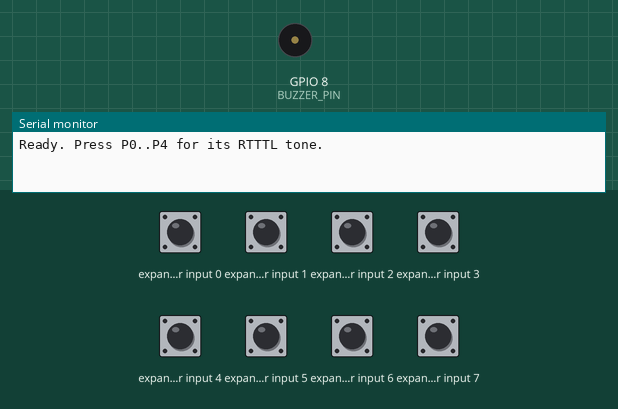
Simulated run of this sketch. Board: ESP32-S3. Parts: buzzer (waves = sounding), the last lines printed to the serial monitor. Wiring (inferred from the names in the program): PCF8574 port expander at I2C address 0x20. Inputs (shaded band) come from the test bench; at power-on: expander input 0–7 HIGH.

Above: at 1.2 s.
1.3 s: expander input 2 pulled LOW for 0.15 s
At 1.6 s:
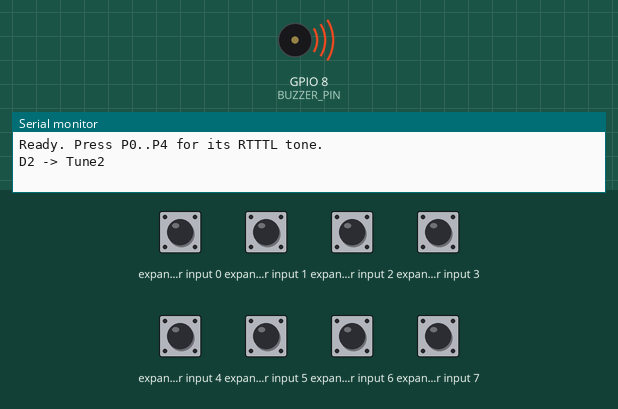
4.4 s: expander input 0 pulled LOW for 0.15 s
At 5.4 s:
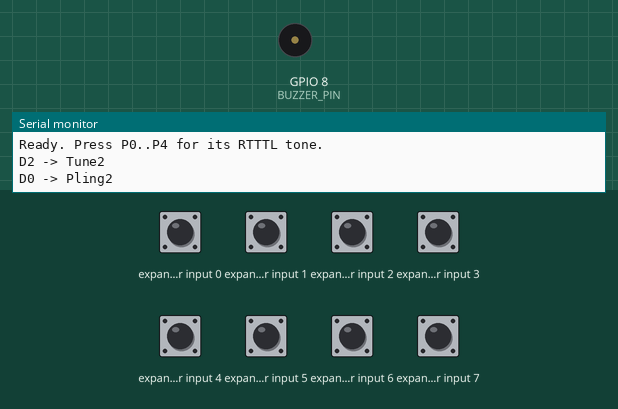
6.0 s: expander input 3 pulled LOW for 0.15 s
At 7.2 s:
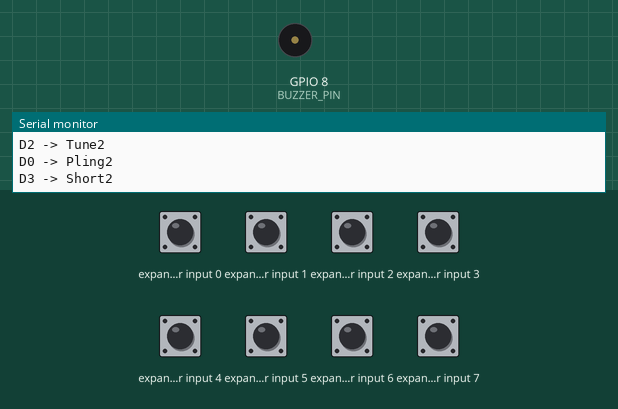
7.6 s: expander input 2 pulled LOW for 1 s
At 11.3 s:
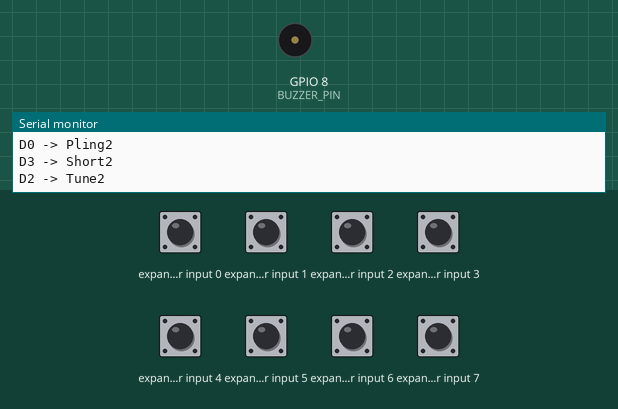
Timing chart, 0 to 12.4 s (numbered marks = the images above; inputs shaded):
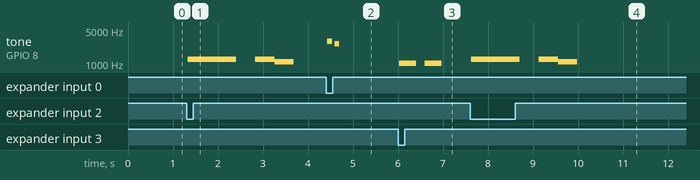

Measured:
- after the input at 1.3 s, tone on GPIO 8 (BUZZER_PIN): plays 1245 Hz for 1.1 s, 1245 Hz for 0.43 s, 1109 Hz for 0.43 s, starting at once
- after the input at 4.4 s, tone on GPIO 8 (BUZZER_PIN): silent → 2960 Hz at once, → silent 0.11 s later, → 2637 Hz 0.05 s later, → silent 0.11 s later
- after the input at 6.0 s, tone on GPIO 8 (BUZZER_PIN): alternates 1047 Hz for 0.38 s and silent for 0.19 s, starting at once
- after the input at 7.6 s, tone on GPIO 8 (BUZZER_PIN): plays 1245 Hz for 1.1 s, 1245 Hz for 0.43 s, 1109 Hz for 0.43 s, starting at once

The sketch:

TestAll.ino
```cpp
#include <Wire.h>
#include <ctype.h>
#include <math.h>

// ========= ضبط الـ I2C =========
#define SDA_PIN 11
#define SCL_PIN 12
#define PCF_ADDR 0x20   // غيّره إلى 0x21..0x27 حسب A0..A2. ولو كان PCF8574A استخدم 0x38..0x3F

// ========= إعداد الأزرار على PCF =========
// نستخدم P0..P4 (D0..D4) كمدخلات مع سحب لأعلى داخلي (active-low)
const uint8_t BTN_COUNT = 5;
const uint8_t BTN_BITS[BTN_COUNT] = {0,1,2,3,4};  // P0..P4
const uint16_t DEBOUNCE_MS = 30;

// حالة الاستقرار لكل زر
bool stableBit[8];        // 1 = مرفوع (غير مضغوط)، 0 = منخفض (مضغوط)
bool lastRawBit[8];       // آخر قراءة خام
uint32_t lastChangeAt[8]; // آخر لحظة تغيّر فيها الخام

// ========= إعداد البازر (LEDC على ESP32) =========
#define BUZZER_PIN 8
#define LEDC_CH    0
#define LEDC_RES   10  // 10-bit

// ========= أدوات PCF8574 =========
void pcfWrite(uint8_t value) {
  Wire.beginTransmission(PCF_ADDR);
  Wire.write(value);
  Wire.endTransmission();
}

uint8_t pcfRead() {
  Wire.requestFrom(PCF_ADDR, (uint8_t)1);
  if (Wire.available()) return Wire.read();
  return 0xFF;
}

// ========= تشغيل نغمة/سكتة =========
void playTone(int freq, int ms) {
  if (freq <= 0) {
    ledcWriteTone(LEDC_CH, 0);
    delay(ms);
    return;
  }
  ledcWriteTone(LEDC_CH, freq);
  delay(ms);
  ledcWriteTone(LEDC_CH, 0);
}

// ========= أدوات RTTTL =========
int noteIndexFromChar(char c) {
  switch (c) {
    case 'c': return 0; case 'd': return 2; case 'e': return 4;
    case 'f': return 5; case 'g': return 7; case 'a': return 9;
    case 'b': return 11; default: return -1;
  }
}

double freqFromNote(int baseIndex, bool sharp, int octave) {
  int idx = baseIndex + (sharp ? 1 : 0);
  int midi = (octave + 1) * 12 + idx;     // C-1 = 0
  double semitones = midi - 69;           // A4=69
  return 440.0 * pow(2.0, semitones / 12.0);
}

void playRTTTL(const char* s) {
  // تخطي الاسم
  while (*s && *s != ':') s++;
  if (*s == ':') s++;

  // قراءة d,o,b الافتراضية
  int defDur = 4, defOct = 6, bpm = 63;
  while (*s && *s != ':') {
    if (*s == 'd' && *(s+1) == '=') {
      s += 2; defDur = 0; while (*s >= '0' && *s <= '9') { defDur = defDur*10 + (*s - '0'); s++; }
    } else if (*s == 'o' && *(s+1) == '=') {
      s += 2; defOct = 0; while (*s >= '0' && *s <= '9') { defOct = defOct*10 + (*s - '0'); s++; }
    } else if (*s == 'b' && *(s+1) == '=') {
      s += 2; bpm = 0; while (*s >= '0' && *s <= '9') { bpm = bpm*10 + (*s - '0'); s++; }
    } else { s++; }
  }
  if (*s == ':') s++;

  long wholenote = (long)(240000.0 / bpm); // ms للنوته الكاملة

  while (*s) {
    // 1) مدة مخصصة؟
    int duration = 0;
    while (*s >= '0' && *s <= '9') { duration = duration*10 + (*s - '0'); s++; }
    if (duration == 0) duration = defDur;

    // 2) نغمة أم سكتة؟
    bool pause = false;
    char n = tolower(*s);
    if (n == 'p') { pause = true; s++; }
    int baseIdx = -1; bool sharp = false;
    if (!pause) {
      baseIdx = noteIndexFromChar(n);
      s++;
      if (*s == '#') { sharp = true; s++; }
    }

    // 3) نقطة (ممدودة)؟
    bool dotted = false;
    if (*s == '.') { dotted = true; s++; }

    // 4) أوكتاف؟
    int octave = defOct;
    if (*s >= '0' && *s <= '9') { octave = *s - '0'; s++; }

    int noteDuration = wholenote / duration;
    if (dotted) noteDuration += noteDuration / 2;

    if (pause || baseIdx < 0) {
      playTone(0, noteDuration);
    } else {
      int f = (int) round(freqFromNote(baseIdx, sharp, octave));
      playTone(f, noteDuration);
    }
    while (*s == ',' || *s == ' ') s++;
  }
}

// ========= دوال الاستجابة لكل زر =========
// P0 -> Pling2
void onBtn0() {
  Serial.println("D0 -> Pling2");

  playRTTTL("Pling2:d=16,o=7,b=140:f#7,32p,e7");
}
// P1 -> Pling
void onBtn1() {
  Serial.println("D1 -> Pling");
  playRTTTL("Pling:d=16,o=6,b=140:e6,32p,d6");
}
// P2 -> Tune2
void onBtn2() {
  Serial.println("D2 -> Tune2");
  playRTTTL("Tune2:d=4,o=6,b=140:d#,8d#,d#,p,d#,c#");
}
// P3 -> Short2
void onBtn3() {
  Serial.println("D3 -> Short2");
  playRTTTL("Short2:d=4,o=5,b=160:c6,8p,c6");
}
// P4 -> Pling4
void onBtn4() {
  Serial.println("D4 -> Pling4");
  playRTTTL("Pling4:d=16,o=5,b=100:a6,32p,a5");


}

// مصفوفة مؤشرات دوال للنداء حسب الزر
typedef void (*BtnHandler)();
BtnHandler handlers[BTN_COUNT] = { onBtn0, onBtn1, onBtn2, onBtn3, onBtn4 };

void setup() {
  Serial.begin(115200);

  // I2C
  Wire.begin(SDA_PIN, SCL_PIN);
  Wire.setClock(100000);
  pcfWrite(0xFF); // كل الأرجل HIGH = مدخلات مع سحب لأعلى

  // تهيئة الحالات
  uint8_t raw = pcfRead();
  for (int i=0; i<8; ++i) {
    bool bit = (raw >> i) & 1;
    stableBit[i] = bit;
    lastRawBit[i] = bit;
    lastChangeAt[i] = millis();
  }

  // بورد البازر
  ledcSetup(LEDC_CH, 2000, LEDC_RES);
  ledcAttachPin(BUZZER_PIN, LEDC_CH);

  Serial.println("Ready. Press P0..P4 for its RTTTL tone.");
}

void loop() {
  uint8_t rawByte = pcfRead();
  uint32_t now = millis();

  // فحص الأزرار P0..P4 فقط
  for (int k=0; k<BTN_COUNT; ++k) {
    uint8_t b = BTN_BITS[k];
    bool raw = (rawByte >> b) & 1;  // 1 = غير مضغوط, 0 = مضغوط

    if (raw != lastRawBit[b]) {
      lastRawBit[b] = raw;
      lastChangeAt[b] = now;
    }

    if ((now - lastChangeAt[b]) > DEBOUNCE_MS && raw != stableBit[b]) {
      stableBit[b] = raw;

      // الحافة الهابطة = ضغط الزر
      if (stableBit[b] == 0) {
        handlers[k]();

        // (اختياري) انتظر الإفلات لتجنّب التكرار أثناء الضغط الطويل
        while ( ((pcfRead() >> b) & 1) == 0 ) delay(5);
      }
    }
  }

  delay(1);
}
```
